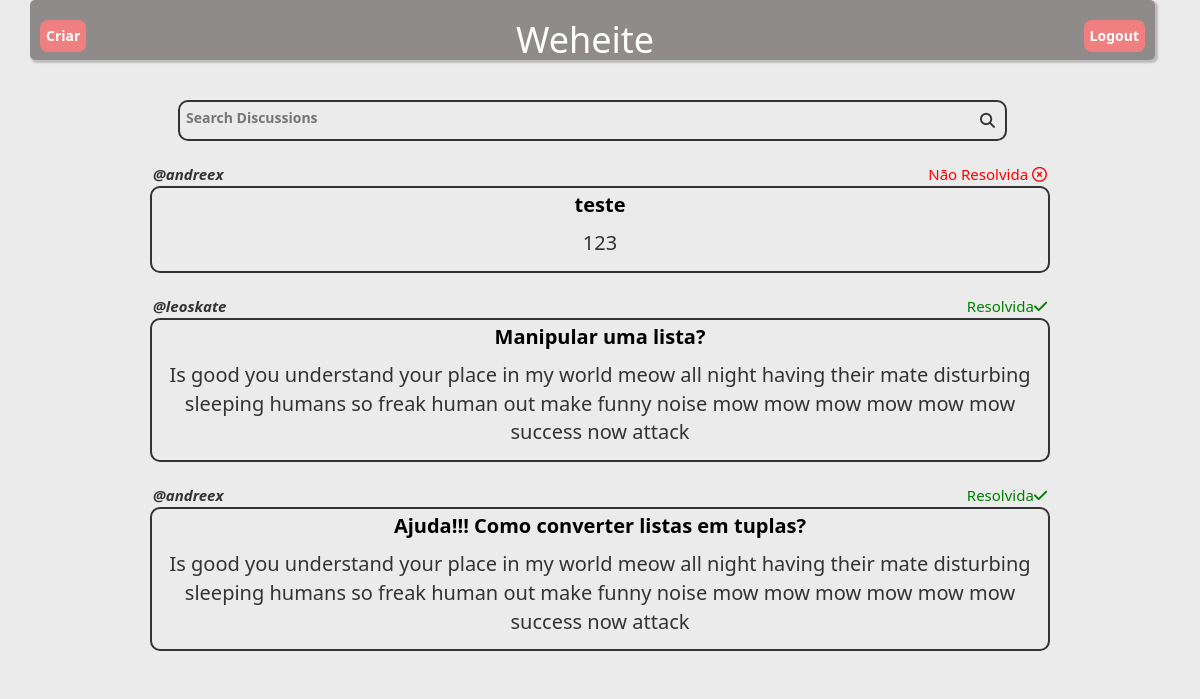
Screenshot of / (signed in) with the database file from the repository.
### users/models.py (models this page shows, shortened)
class Forum(models.Model):
    autor = models.ForeignKey(User, on_delete=models.SET_NULL,null=True)
    title = models.TextField(max_length=255)
    body = models.TextField(max_length=9999)
    respondida = models.ManyToManyField(User, default=None, blank=True, related_name='respondida')

### users/views.py (the view)
# urls.py: 2. Add a URL to urlpatterns:  path('', views.home, name='home')
def home(request):
    q = request.GET.get('q') if request.GET.get('q') != None else ''
    discussao = Forum.objects.filter(title__icontains=q).order_by("-id")
    context = {'discussao': discussao}
    return render(request, 'users/home.html', context )

### users/templates/users/home.html (shortened to what this page needs)
{% extends 'users/base.html' %}
{% block style %}
<div class="home-container">
    {% endblock style %}
    {% block content %}
    {% if user.is_authenticated %}
    <header>
        <a class="a3" href="{% url 'forum' %} ">Criar</a>
        <h1>Weheite</h1>
        <a class="a2" href="{% url 'logout' %} ">Logout</a>
    </header>
    <br>
    <br>
    <br>
    <br>
    <br>
    <div class="search-bar-position">
        <form method="GET" action="{% url 'home' %}">
            <div class="search-bar-disposition">
                <input type="text" name="q" class="search-bar" placeholder="Search Discussions" />
                <h6><i class="fa-solid fa-magnifying-glass"></i></h6>
            </div>
        </form>
    </div>
    <br>
    {% for posts in discussao %}
    <div class="footer-content">
        <div class="BoxAutor">
            <p><b><i>@{{posts.autor}}</i></b></p>
            {% if posts.autor in posts.respondida.all %}
            <div class="statusforum" style="color: green;">Resolvida<i class="fa-solid fa-check"></i></div>
            {% else %}
            <div class="statusforum" style="color: red;">Não Resolvida <i class="fa-regular fa-circle-xmark"></i></div>
            {%endif%}
        </div>
        <div class="BoxContent">
            <a class="a5" href="{{posts.id}}/detailForum/">
                <p><b>{{posts.title}}</b></p>
            </a>
            <p class="TextBody">{{posts.body}}</p>
        </div>
        <br>
    </div>
    {% endfor %}
    {% endif %}
    {% endblock content %}

### users/templates/users/home.html (style rules this page uses)
* { font-family: 'Segoe UI', Tahoma, Geneva, Verdana, sans-serif; }
:root { font-size: 14px; font-family: 'Segoe UI', Tahoma, Geneva, Verdana, sans-serif; }
body { background-color: #ebebeb; }
header { position: fixed; color: white; height: 60px; background-color: rgba(122, 116, 116, 0.8); display: flex; justify-content: space-between; width: 1125px; border-bottom: grey; border-radius: 5px; box-shadow: 2px 2px 2px 1px rgba(0, 0, 0, 0.2); }
h1 { padding-bottom: 10px; }
input { background-color: lightcoral; height: fit-content; width: fit-content; padding: 6px; color: #fff; font-weight: bolder; text-decoration: none; border-radius: 8px; }
a { text-decoration: none; }
.a5 { color: black; }
.BoxAutor { width: 900px; height: 25px; background: none; display: flex; justify-content: space-between; padding: 3px; font-size: 15px; }
.BoxContent { width: 900px; text-align: center; background: none; border: 2px solid; padding: 3px; font-size: 20px; border-radius: 10px; }
.a3 { text-decoration: none; background-color: lightcoral; height: fit-content; width: fit-content; padding: 6px; color: #fff; font-weight: bolder; text-decoration: none; border-radius: 8px; margin-left: 10px; margin-top: 20px; }
.a2 { text-decoration: none; background-color: lightcoral; height: fit-content; width: fit-content; padding: 6px; color: #fff; font-weight: bolder; text-decoration: none; border-radius: 8px; margin-right: 10px; margin-top: 20px; }
.TextBody { word-wrap: break-word; }
.footer-content { display: flex; flex-direction: column; align-items: center; }
.search-bar { background: none; width: 800px; border: none; color: black; padding-right: 60px; }
.search-bar-position { width: 1125px; display: flex; justify-content: center; }
.search-bar-disposition { display: flex; border: 2px solid; padding-right: 10px; border-radius: 10px; }
h6 { font-size: 15px; }

### rows the page displays
Forum: autor "andreex", shows "Não Resolvida", title "teste", body "123"
Forum: autor "leoskate", shows "Resolvida", title "Manipular uma lista?", body "Is good you understand your place in my world meow all night having their mate disturbing sleeping humans so freak human out make funny noise mow mow mow mow mow mow success now attack"
Forum: autor "andreex", shows "Resolvida", title "Ajuda!!! Como converter listas em tuplas?", body "Is good you understand your place in my world meow all night having their mate disturbing sleeping humans so freak human out make funny noise mow mow mow mow mow mow success now attack"
